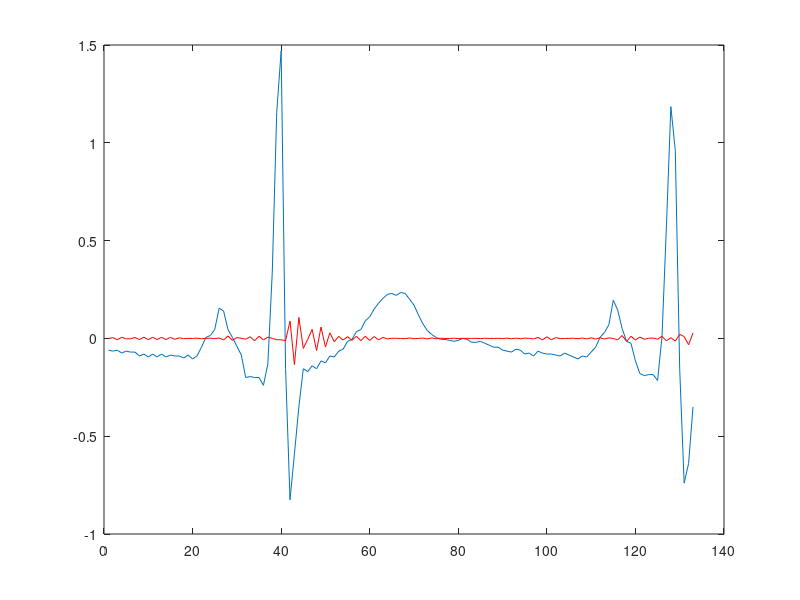

Reproduce this figure in MATLAB.
clear 
clc

ecg=load('trial1.txt');
t=ecg(:,1);
s=ecg(:,2);
title('Bandpass filter');
fs=100;
[a,b] = butter(3,[0.78 0.99],'bandpass');
bandpass=filter(a,b,s);
plot(s)
hold on;
plot(bandpass,'r')